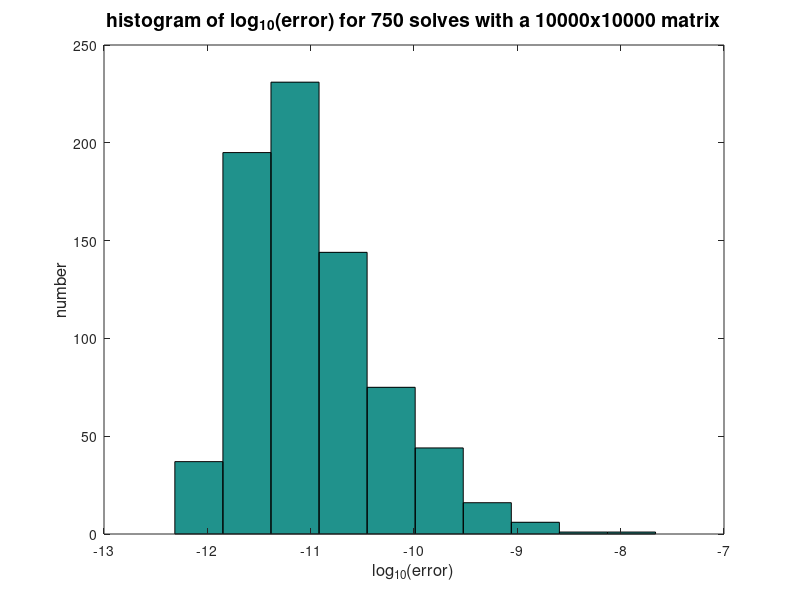
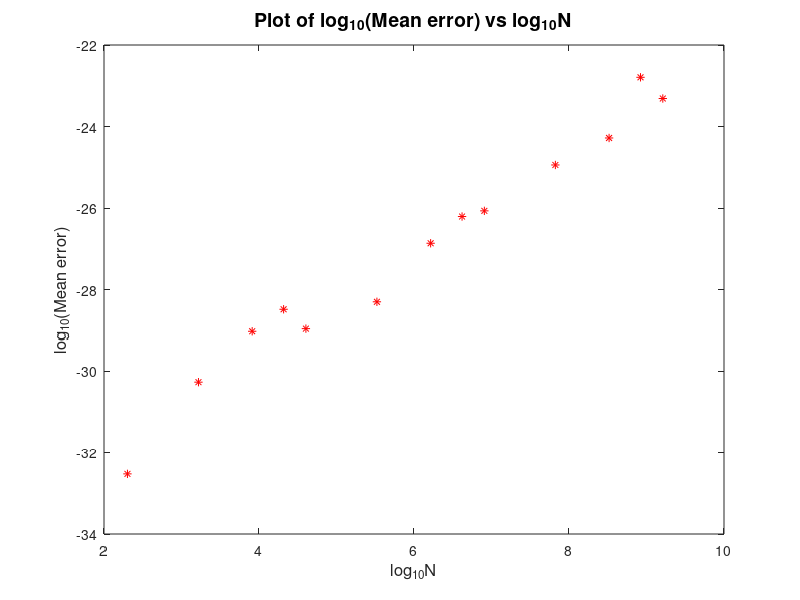
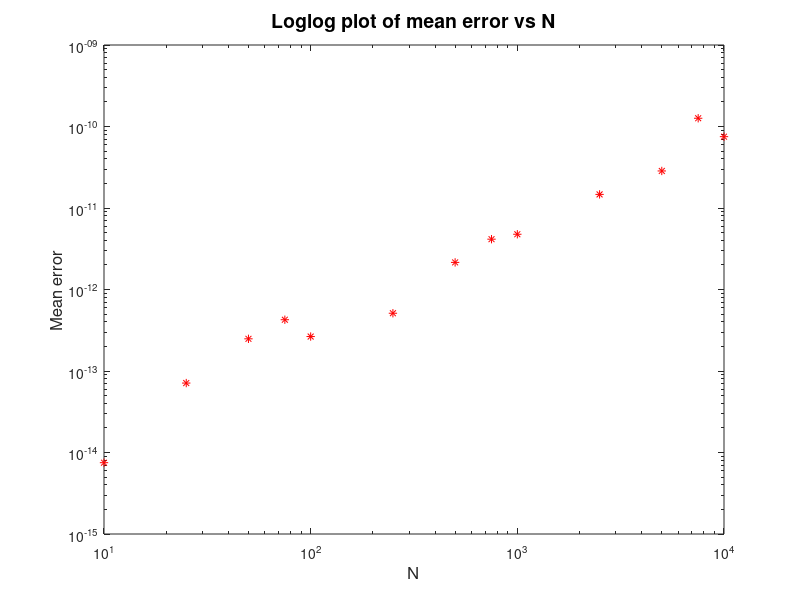
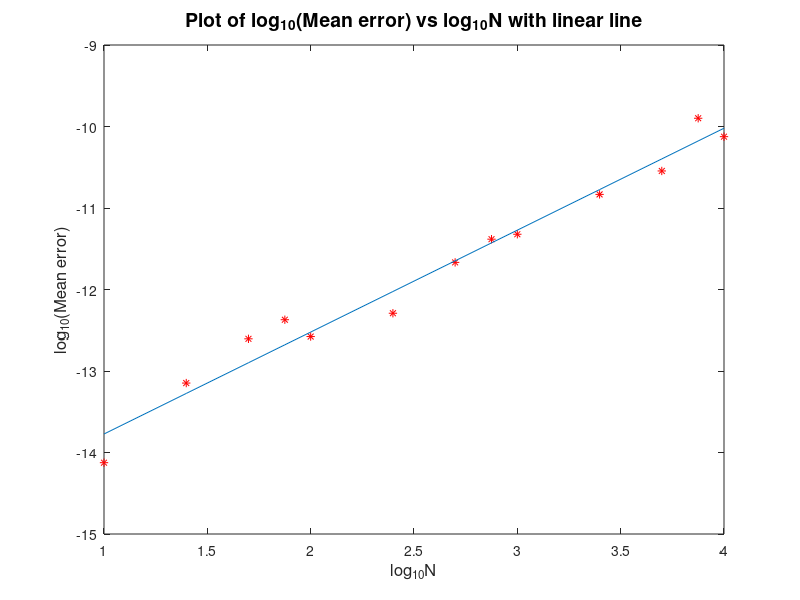

Source code (MATLAB) for these figures, in order:
% MACM 316 - Week 2
% Gaussian Elimination for a random matrix
% Description: Computes the mean solution error over Ntr trials for the
% system Ax=b where A is a random NxN matrix and x is a vector of ones.
% Plots the result as a histogram.
% File name: LSRandom.m

vals = [10, 25, 50, 75, 100, 250, 500, 750, 1000, 2500, 5000, 7500, 10000];

%Initialize our array vectors
mean_err = double(length(vals));
sdev_err = double(length(vals));

% Run through the values of N chosen by me
    for i=1:length(vals)

        N=vals(i); % Matrix size, chosen from the vector
        Ntr=750; % Number of trials
        
        errs=zeros(Ntr,1); % Vector of errors
        x=ones(N,1); % exact solution vector
        
        for j=1:Ntr
            
            A=spdiags(rand(N,3), -1:1, N,N); % Construct a random NxN matrix (tridiagonal)
            b=A*x; % Compute the right-hand side vector
            z=A\b; % Solve the linear system
            
            errs(j)=max(abs(z-x)); % Compute the error
        end
        % Compute the mean and standard deviation of the error
        % Converted the error variables to vectors to hold different errors for each N
        mean_err(i)=mean(errs); 
        sdev_err(i)=sqrt(var(errs)); 
        disp("SD for N = "+N+":"+sdev_err(i));

        % Plot a histogram of the errors for N = 10000
        if i==length(vals)
            hist(log10(errs),10);
            title(['histogram of log_{10}(error) for ' num2str(Ntr) ' solves with a ' num2str(N) 'x' num2str(N) ' matrix'],'fontsize',14)
            xlabel('log_{10}(error)','fontsize',12)
            ylabel('number','fontsize',12)
            figure;
        end
    end
    


% Plot of log(mean_err) versus log(N)
plot(log(vals), log(mean_err), "r*");
title('Plot of log_{10}(Mean error) vs log_{10}N','fontsize',14);
ylabel('log_{10}(Mean error)','fontsize',12)
xlabel('log_{10}N','fontsize',12)
figure;


% Loglog Plot of mean_err versus N
loglog(vals, mean_err, "r*");
title('Loglog plot of mean error vs N','fontsize',14);
ylabel('Mean error','fontsize',12)
xlabel('N','fontsize',12)
figure; 


% Plot log w line
plot(log10(vals), log10(mean_err), "r*");
hold on
p1=polyfit(log10(vals), log10(mean_err), 1);
f1=polyval(p1, log10(vals)); 
plot(log10(vals), f1);
hold off
title('Plot of log_{10}(Mean error) vs log_{10}N with linear line','fontsize',14);
ylabel('log_{10}(Mean error)','fontsize',12)
xlabel('log_{10}N','fontsize',12)
figure;


% Plot log w line expanded
plot(log10(vals), log10(mean_err), "r*");
hold on
p1=polyfit(log10(vals), log10(mean_err), 1);
f1=polyval(p1, log10(vals)); 
plot(log10(vals), f1, "r");   %plot the fitted line
% f1 is a vector, using this, find for what x, y is equal to 0
root = roots(p1);
disp(root);    %Extrapolated data for when y = 0 
% Now create a line to plot as our extrapolated line
x = linspace(log10(vals(end)), root); % Our range for the extrapolated line
f2 = polyval(p1, x); % Our extrapolated line
plot(x, f2, "--b");  % Plotting the extrapolated line
hold off
title('Plot of log_{10}(Mean error) vs log_{10}N with linear line','fontsize',14);
ylabel('log_{10}(Mean error)','fontsize',12)
xlabel('log_{10}N','fontsize',12)

%Finally, we display the inverse log of the root, giving the size N when
%error = 1
solution = 10^root;
disp(solution);



